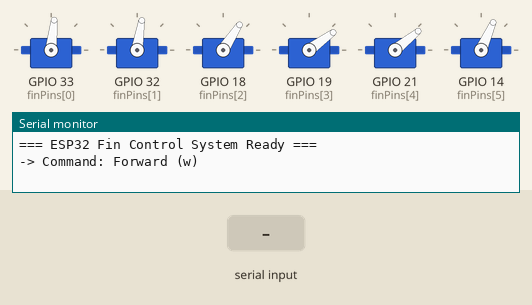
The program below on a simulated ESP32. Parts: 6 × servo, the last lines printed to the serial monitor. The test bench sets the inputs (shaded band).

Above: at 2.5 s.
2.6 s: "a" received over Serial
At 2.95 s:
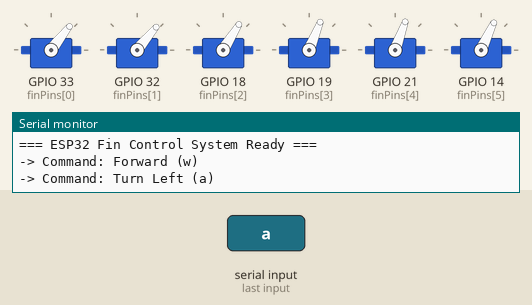
5.6 s: "d" received over Serial
At 5.95 s:
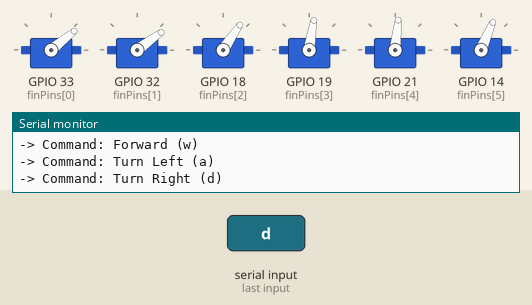
8.6 s: "c" received over Serial
At 9.26 s:
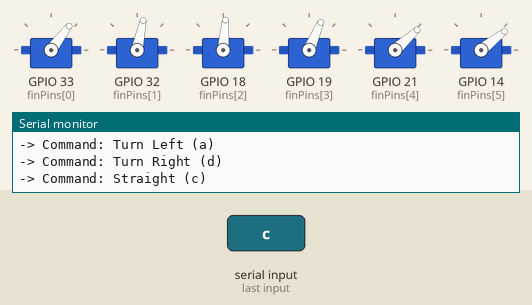
11.6 s: "q" received over Serial
At 11.96 s:
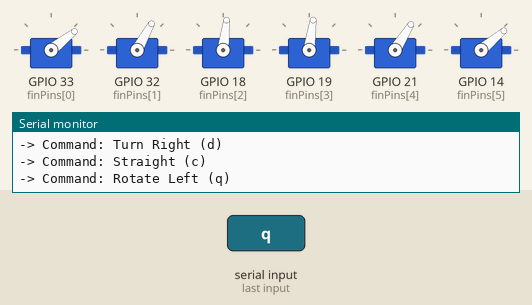
14.6 s: "e" received over Serial
17.6 s: "m" received over Serial
Timing chart, 0 to 23.5 s (numbered marks = the images above; inputs shaded):
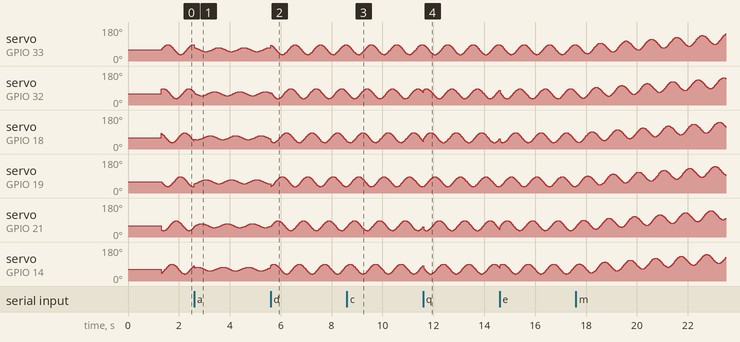

The program:

main.cpp
```cpp
#include <ESP32Servo.h>

// ================== 構成（左側専用） ==================
const int FINS_COUNT = 6;
const int finPins[FINS_COUNT] = { 33, 32, 18, 19, 21, 14 }; // 左側ピン

Servo fins[FINS_COUNT];

const float SERVO_MAX_DEG = 270.0;
const int   PULSE_MIN_US  = 500;
const int   PULSE_MAX_US  = 2400;

// ================== 角度の定義 ==================
const float SERVO_CENTER_DEG  = 135.0; // サーボ可動域の中央
const float FIN_AT_CENTER_DEG = 45.0;  // サーボ中央のときのヒレ角度
const float FIN_DOWN_DEG      = 90.0;  // 真下

const float FIN_ANGLE_MIN = -90.0;     // 水平より上 90°
const float FIN_ANGLE_MAX = 180.0;     // 真下をさらに 90° 越えた位置

// ================== 遊泳パラメータ ==================
float frequency   = 1.0;    // 振動数 [Hz]
float amplitude   = 30.0;   // 振幅 [deg]
float phaseStep   = 60.0;   // 隣のヒレとの位相差 [deg]

// --- 角度遷移用の変数 ---
float swimAngle       = 0.0;    // 現在のヒレ中心角度 (0:水平 〜 90:真下)
float targetSwimAngle = 0.0;    // 目標のヒレ中心角度
float transitionTime  = 6.0;    // 変化にかける時間 [秒]

float diveOffset  = 0.0;    // 潜行オフセット
float finDir      = 1.0;    // 回転方向

float sideAmpScale = 1.0;   // 旋回用倍率
float sideAmpTrim  = 1.3;   // 左側基本振幅補正（1.3倍）
float sideWaveDir  = 1.0;   // 波の進行方向 (+1:前進, -1:後退)

float finTrim[FINS_COUNT] = { 0, 0, 0, 0, 0, 5 };

enum SwimMode { SWIM_NORMAL, SWIM_STOPPED };
SwimMode mode = SWIM_STOPPED;

float wavePhase = 0.0;
unsigned long lastPhaseMs = 0;

// ================== 低レベル出力 ==================
void writeFin(int i, float angle) {
  angle = constrain(angle, 0.0, SERVO_MAX_DEG);
  int us = PULSE_MIN_US + (int)(angle / SERVO_MAX_DEG * (PULSE_MAX_US - PULSE_MIN_US));
  fins[i].writeMicroseconds(us);
}

float toServoAngle(int i, float finAngle) {
  finAngle = constrain(finAngle, FIN_ANGLE_MIN, FIN_ANGLE_MAX);
  return SERVO_CENTER_DEG + finDir * (finAngle - FIN_AT_CENTER_DEG) + finTrim[i];
}

void holdAll(float finAngle) {
  for (int i = 0; i < FINS_COUNT; i++) writeFin(i, toServoAngle(i, finAngle));
}

// ================== 操作・コマンド処理 ==================
void applyCommand(char c) {
  switch (c) {
    case 'w': // 前進
      sideWaveDir = 1.0; sideAmpScale = 1.0;
      lastPhaseMs = millis(); mode = SWIM_NORMAL;
      Serial.println("-> Command: Forward (w)");
      break;
    case 'x': // 停止
      mode = SWIM_STOPPED;
      holdAll(swimAngle + diveOffset);
      Serial.println("-> Command: Stop (x)");
      break;
    case 'a': // 左旋回
      sideWaveDir = 1.0; sideAmpScale = 0.4;
      Serial.println("-> Command: Turn Left (a)");
      break;
    case 'd': // 右旋回
      sideWaveDir = 1.0; sideAmpScale = 1.0;
      Serial.println("-> Command: Turn Right (d)");
      break;
    case 'c': // 直進に戻す
      sideWaveDir = 1.0; sideAmpScale = 1.0;
      Serial.println("-> Command: Straight (c)");
      break;
    case 'q': // その場左回り
      sideAmpScale = 1.0; sideWaveDir = -1.0;
      Serial.println("-> Command: Rotate Left (q)");
      break;
    case 'e': // その場右回り
      sideAmpScale = 1.0; sideWaveDir = 1.0;
      Serial.println("-> Command: Rotate Right (e)");
      break;
    case 'm': // 陸上モード（6秒かけて真下 90° へ）
      targetSwimAngle = 90.0;
      Serial.println("-> Command: Land Mode (90 deg / 6 sec) (m)");
      break;
    case 'n': // 水中モード（6秒かけて水平 0° へ復帰）
      targetSwimAngle = 0.0;
      Serial.println("-> Command: Water Mode (0 deg / 6 sec) (n)");
      break;
    case 'u':
      diveOffset = constrain(diveOffset - 5, -30.0, 30.0);
      Serial.print("-> Dive Offset: "); Serial.println(diveOffset);
      break;
    case 'j':
      diveOffset = constrain(diveOffset + 5, -30.0, 30.0);
      Serial.print("-> Dive Offset: "); Serial.println(diveOffset);
      break;
    case 'h': // 取付け用: 水平で停止
      mode = SWIM_STOPPED;
      holdAll(0);
      Serial.println("-> Command: Hold Horizontal (h)");
      break;
    case 'v': // 確認用: 真下で停止
      mode = SWIM_STOPPED;
      holdAll(FIN_DOWN_DEG);
      Serial.println("-> Command: Hold Down (v)");
      break;
  }
}

// ================== 波の計算 ==================
float calcFinDelta(int i) {
  float phase = wavePhase + sideWaveDir * radians(phaseStep * i);
  float amp   = amplitude * sideAmpScale * sideAmpTrim;
  return diveOffset + amp * sin(phase);
}

void updateSwim() {
  unsigned long now = millis();
  float dt = (now - lastPhaseMs) / 1000.0;
  lastPhaseMs = now;

  // 1. 角度の滑らかな遷移処理（6秒間かけて targetSwimAngle へ近づける）
  if (swimAngle != targetSwimAngle) {
    float changeSpeed = 90.0 / transitionTime; // 1秒あたりの変化度数
    if (swimAngle < targetSwimAngle) {
      swimAngle += changeSpeed * dt;
      if (swimAngle > targetSwimAngle) swimAngle = targetSwimAngle;
    } else {
      swimAngle -= changeSpeed * dt;
      if (swimAngle < targetSwimAngle) swimAngle = targetSwimAngle;
    }
  }

  // 2. 波動の位相更新
  wavePhase += 2.0 * PI * frequency * dt;
  if (wavePhase > 2.0 * PI) wavePhase -= 2.0 * PI;

  // 3. 各ヒレへの出力
  for (int i = 0; i < FINS_COUNT; i++) {
    writeFin(i, toServoAngle(i, swimAngle + calcFinDelta(i)));
  }
}

void setup() {
  Serial.begin(115200);
  Serial1.begin(115200, SERIAL_8N1, 16, 17);

  ESP32PWM::allocateTimer(0);
  ESP32PWM::allocateTimer(1);

  for (int i = 0; i < FINS_COUNT; i++) {
    fins[i].setPeriodHertz(50);
    fins[i].attach(finPins[i], PULSE_MIN_US, PULSE_MAX_US);
    writeFin(i, toServoAngle(i, swimAngle));
    delay(50);
  }
  delay(1000);

  Serial.println("=== ESP32 Fin Control System Ready ===");
  applyCommand('w'); // 初期動作：前進
}

void loop() {
  if (Serial.available()) {
    char c = Serial.read();
    Serial1.write(c); // 右側ESP32へ転送
    applyCommand(c);
  }

  static unsigned long lastUpdate = 0;
  unsigned long now = millis();
  if (now - lastUpdate >= 15) {
    lastUpdate = now;
    if (mode == SWIM_NORMAL) updateSwim();
  }
}
```
